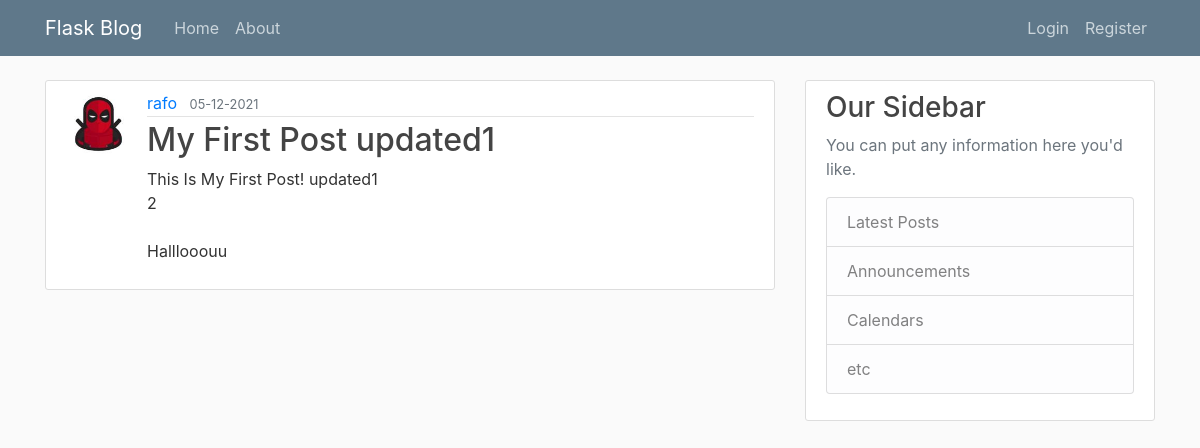
/post/1, run on the app's committed database.
### flaskblogdir/models.py (models this page shows, shortened)
class User(db.Model, UserMixin):
    id = db.Column(db.Integer, primary_key=True)
    username = db.Column(db.String(20), unique=True, nullable=False)
    email = db.Column(db.String(120), unique=True, nullable=False)
    image_file = db.Column(db.String(20), nullable=False, default="default.jpg")
    password = db.Column(db.String(60), nullable=False)
    posts = db.relationship("Post", backref="author", lazy=True)

class Post(db.Model):
    id = db.Column(db.Integer, primary_key=True)
    title = db.Column(db.String(100), nullable=False)
    date_posted = db.Column(db.DateTime, nullable=False, default=datetime.utcnow)
    content = db.Column(db.Text, nullable=False)
    user_id = db.Column(db.Integer, db.ForeignKey("user.id"), nullable=False)

### flaskblogdir/routes.py (the view)
@app.route("/post/<int:post_id>")
def post(post_id):
    post = Post.query.get_or_404(post_id)
    return render_template("post.html", title=post.title, post=post)

### flaskblogdir/templates/post.html (shortened to what this page needs)
{% extends "layout.html" %}
{% block content %}
    <article class="media content-section">
        <img class = "rounded-circle article-img" src="{{ url_for("static", filename="profile_pics/" + post.author.image_file) }}">
      <div class="media-body">
        <div class="article-metadata">
          <a class="mr-2" href="{{ url_for("user_posts", username=post.author.username) }}">{{ post.author.username }}</a>
          <small class="text-muted">{{ post.date_posted.strftime("%d-%m-%Y") }}</small>
        </div>
        <h2><a class="article-title" href="#">{{ post.title }}</a></h2>
        <p class="article-content">{{ post.content }}</p>
      </div>
    </article>
{% endblock content %}

### flaskblogdir/static/main.css (style rules this page uses)
body { background: #fafafa; color: #333333; margin-top: 5rem; }
h1, h2, h3, h4, h5, h6 { color: #444444; }
.content-section { background: #ffffff; padding: 10px 20px; border: 1px solid #dddddd; border-radius: 3px; margin-bottom: 20px; }
.article-title { color: #444444; }
.article-content { white-space: pre-line; }
.article-img { height: 65px; width: 65px; margin-right: 16px; }
.article-metadata { padding-bottom: 1px; margin-bottom: 4px; border-bottom: 1px solid #e3e3e3 }

### data on the page
User: image_file (picture), author.username "rafo"
Post: date_posted "05-12-2021", title "My First Post updated1", content "This Is My First Post! updated1 2 Halllooouu"
